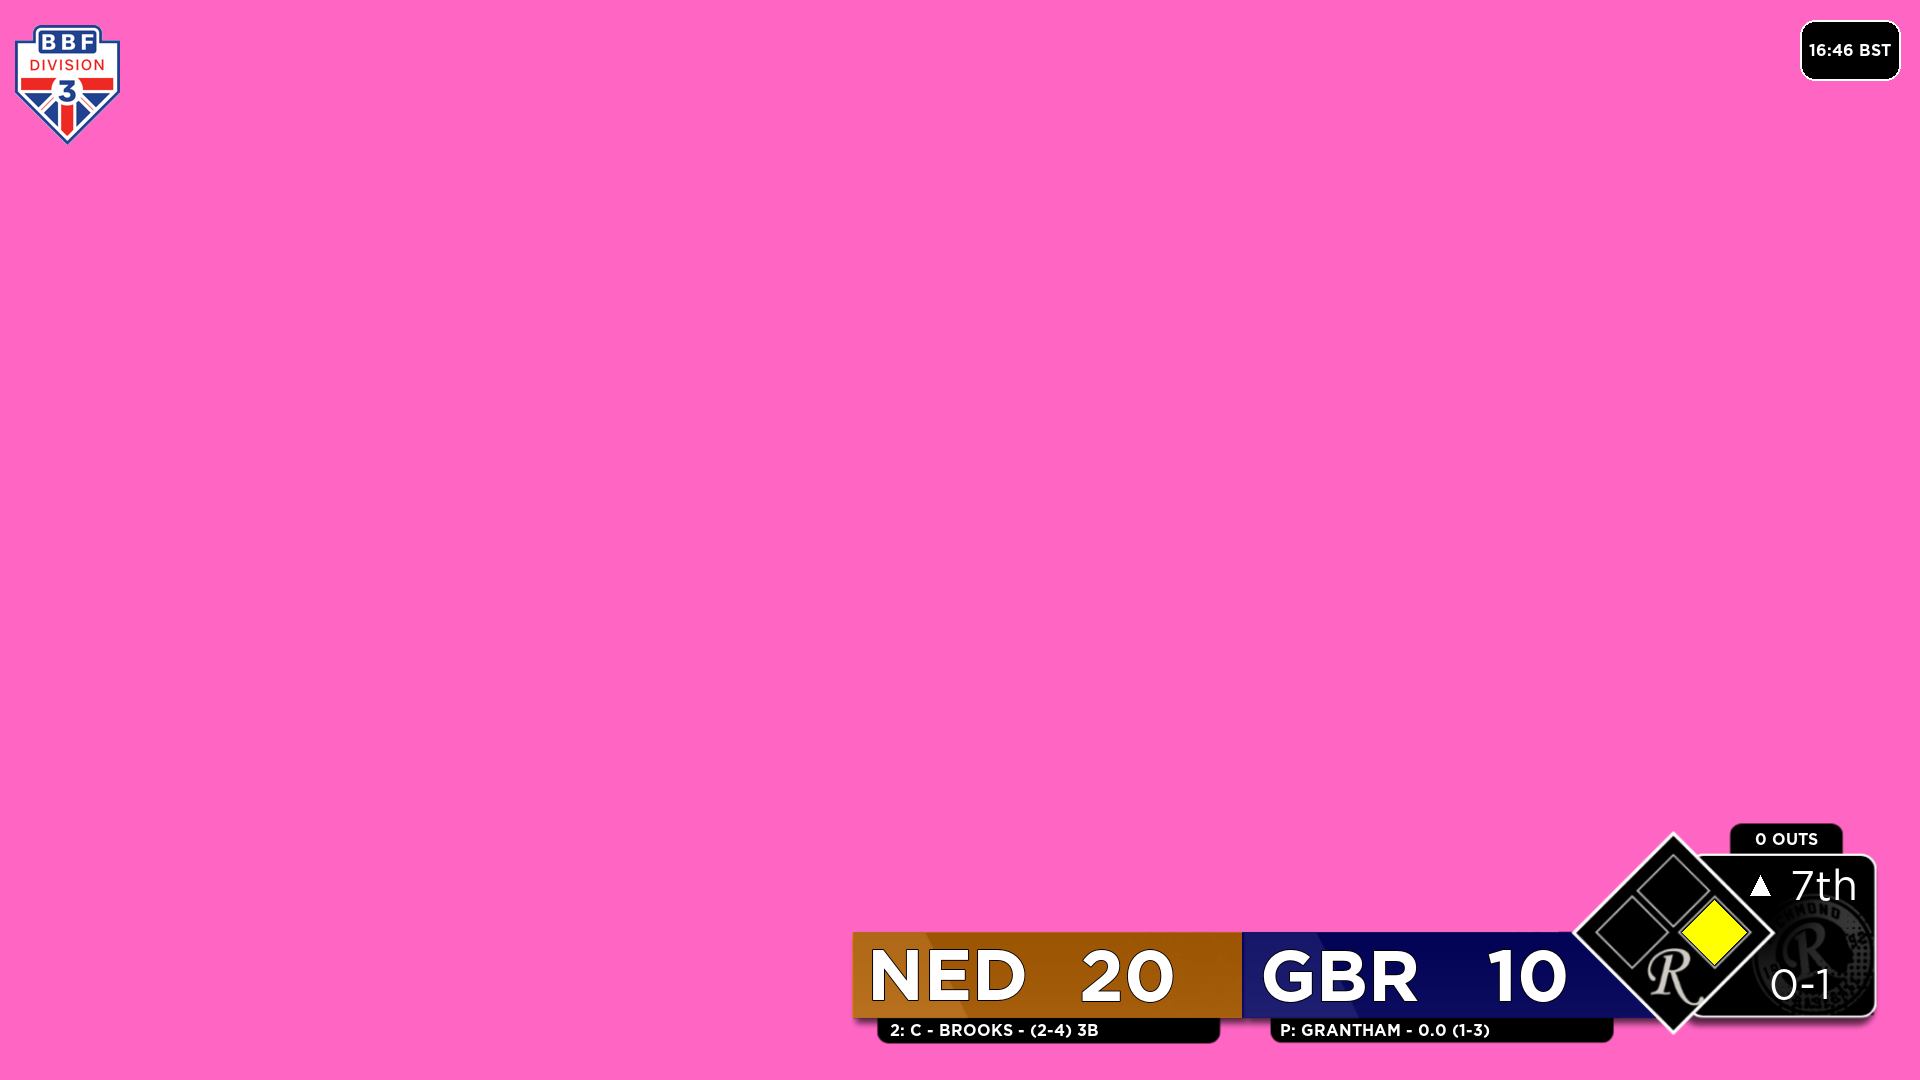

Here is the Python script that generated this plot:
import sys
import time
import requests
import json
from PIL import Image, ImageDraw, ImageFont, ImageChops
from datetime import datetime
from zoneinfo import ZoneInfo
from urllib.parse import urlparse
import os
import numpy as np

POLL_INTERVAL = 3
OUTPUT_FILE = "scorebug.png"
TEMPLATE_FILE = "template.png"
FB = "/dev/fb0"

WIDTH = 1920
HEIGHT = 1080
STATUS_TIMEOUT = 120

status_timer = 0

try:
    with open("/sys/class/graphics/fb0/virtual_size") as f:
        WIDTH, HEIGHT = map(int, f.read().split(","))
except:
    print("Couldn't Load Frame Buffer")

print(f"Framebuffer is {WIDTH}x{HEIGHT}")

INNINGS = [
    "PRE",
    "1st",
    "2nd",
    "3rd",
    "4th",
    "5th",
    "6th",
    "7th",
    "8th",
    "9th"
]


try:
    font_large = ImageFont.truetype("Gotham-Bold.otf", 72)
    font_medium = ImageFont.truetype("Gotham-Book.otf", 42)
    font_small = ImageFont.truetype("Gotham-Bold.otf", 16)
    lineup_medium = ImageFont.truetype("Gotham-Book.otf", 56)
    lineup_small = ImageFont.truetype("Gotham-Book.otf", 24)
except:
    font_large = ImageFont.load_default(72)
    font_medium = ImageFont.load_default(42)
    font_small = ImageFont.load_default(16)
    lineup_medium = ImageFont.load_default(56)
    lineup_small = ImageFont.load_default(24)

def get_latest_play(game_id):
    url = f"https://game.wbsc.org/gamedata/{game_id}/latest.json"

    response = requests.get(url, timeout=10)
    response.raise_for_status()

    return int(response.text.strip())


def get_play(game_id, play_number):
    url = f"https://game.wbsc.org/gamedata/{game_id}/play{play_number}.json"
    print(url)
    response = requests.get(url, timeout=10)
    response.raise_for_status()

    return response.json()

def batting_avg(ab, h):
    ab = int(ab)
    h = int(h)

    if ab == 0:
        return ".000"

    return f"{h / ab:.3f}".lstrip("0")
def occupied(value):
    return value not in (0, "0", None, "")

def get_inning(inning):
    try:
        return INNINGS[int(inning)]
    except:
        return inning

def image_logic(url):

    if url == "":
        return None

    basename = os.path.basename(urlparse(url).path)

    if basename == "default-player.jpg":
        return None

    image_path = os.path.join("images", basename)

    # Check if already cached
    if os.path.exists(image_path):
        return image_path

    # Ensure images directory exists
    os.makedirs("images", exist_ok=True)

    # Download and save
    response = requests.get(url, timeout=10)
    response.raise_for_status()

    with open(image_path, "wb") as f:
        f.write(response.content)

    return image_path

# def surname(name):
#     parts = name.split()

#     surname_parts = []

#     for part in parts:
#         if part.isupper():
#             surname_parts.append(part)
#         else:
#             break

#     surname = " ".join(surname_parts)
#     print(surname)
#     return surname

def draw_up_arrow(draw, x, y, size=10, fill="white"):
    points = [
        (x, y - size),      # top
        (x + size, y + size),
        (x - size, y + size)
    ]

    draw.polygon(points, fill=fill)

def draw_down_arrow(draw, x, y, size=10, fill="white"):
    points = [
        (x - size, y - size),
        (x + size, y - size),
        (x, y + size)
    ]

    draw.polygon(points, fill=fill)
def get_lineups(payload):
    lineups = {
        "away": [],
        "home": []
    }

    seen = set()

    for key, player in reversed(payload["boxscore"].items()):
        # Skip pitcher stat rows

        # WBSC keys: 1010 = away batting 1st, 1090 = away batting 9th
        #            2010 = home batting 1st, 2090 = home batting 9th
        if len(key) < 3:
            continue

        team_side = key[0]
        batting_order = int(key[2])

        if batting_order < 1 or batting_order > 9:
            continue

        if (team_side, batting_order) in seen:
            continue

        row = {
            "order": batting_order,
            "name": player.get("name", ""),
            "lastname": player.get("lastname", ""),
            "firstname": player.get("firstname", ""),
            "pos": player.get("POS", ""),
            "avg": player.get("AVG", ""),
            "season": player.get("SEASON", {}),
            "image": player.get("image", ""),
        }

        seen.add((team_side, batting_order))

        row['image'] = "" #image_logic(row['image'])

        if team_side == "1":
            lineups["away"].append(row)
        elif team_side == "2":
            lineups["home"].append(row)

    lineups["away"].sort(key=lambda p: p["order"])
    lineups["home"].sort(key=lambda p: p["order"])

    return lineups

def get_pitchers(payload):
    pitchers = {
        "away": None,
        "home": None
    }

    for key, player in payload["boxscore"].items():
        if "PITCHES" not in player:
            continue

        if key.startswith("1"):
            pitchers["away"] = player

        elif key.startswith("2"):
            pitchers["home"] = player

    return pitchers

def render_lineup_sheet(payload, font_title, font_row, home_colour, away_colour):

    img = Image.new("RGBA", (1920, 1080), (255, 0, 255, 255))

    draw = ImageDraw.Draw(img)

    lineups = get_lineups(payload)

    pitchers = get_pitchers(payload)

    lineups['away'].append(None)
    lineups['home'].append(None)

    lineups['away'].append(pitchers['away'])
    lineups['home'].append(pitchers['home'])

    away_name = payload.get("eventaway", "AWAY")
    home_name = payload.get("eventhome", "HOME")

    # Main panel
    draw.rounded_rectangle(
        (270, 180, 1650, 950),
        radius=25,
        fill="#111",
        outline="#FFF",
        width=2
    )

    draw.rectangle((272,200,960,260), fill="#" + away_colour)
    draw.rectangle((960,200,1648,260), fill="#" + home_colour)
    # Titles
    draw.text((605, 230), away_name, fill="white", font=font_title, anchor="mm", stroke_fill="#000", stroke_width=1)
    draw.text((1340, 230), home_name, fill="white", font=font_title, anchor="mm", stroke_fill="#000", stroke_width=1)

    # Column headers
    draw.text((290, 285), "#", fill="#CCCCCC", font=font_row, anchor="lm")
    draw.text((340, 285), "POS", fill="#CCCCCC", font=font_row, anchor="lm")
    draw.text((420, 285), "PLAYER", fill="#CCCCCC", font=font_row, anchor="lm")

    draw.text((980, 285), "#", fill="#CCCCCC", font=font_row, anchor="lm")
    draw.text((1030, 285), "POS", fill="#CCCCCC", font=font_row, anchor="lm")
    draw.text((1100, 285), "PLAYER", fill="#CCCCCC", font=font_row, anchor="lm")

    start_y = 330
    row_gap = 55

    for i, player in enumerate(lineups["away"]):
        if player == None:
            continue
        y = start_y + i * row_gap
        draw.rounded_rectangle((280,y-20,950,y+20), fill="#" + away_colour + "CC",
        outline="#" + away_colour,
        width=1,
        radius=5)
        if 'PITCHES' in player:
            draw.text((290, y), "Pitcher:", fill="white", font=font_row, anchor="lm", stroke_fill="#000", stroke_width=1)
            draw.text(
                (420, y),
                f"{player["name"]} (ER: {player['SEASON']['PITCHER']} BB: {player['SEASON']['PITCHBB']} K: {player['SEASON']['PITCHSO']})",
                fill="white",
                font=font_row,
                anchor="lm", stroke_fill="#000", stroke_width=1)

        else:
            draw.text((290, y), str(player["order"]), fill="white", font=font_row, anchor="lm", stroke_fill="#000", stroke_width=1)
            draw.text((340, y), player["pos"], fill="white", font=font_row, anchor="lm", stroke_fill="#000", stroke_width=1)
            draw.text(
                (420, y),
                f"{player["name"]} ({batting_avg(player['season']['AB'],player['season']['H'])} PA: {player['season']['PA']})",
                fill="white",
                font=font_row,
                anchor="lm", stroke_fill="#000", stroke_width=1
            )

    for i, player in enumerate(lineups["home"]):
        if player == None:
            continue
        y = start_y + i * row_gap
        draw.rounded_rectangle((970,y-20,1640,y+20), fill="#" + home_colour + "CC",
        outline="#" + home_colour,
        width=1,
        radius=5)
        if 'PITCHES' in player:
            draw.text((980, y), "Pitcher:", fill="white", font=font_row, anchor="lm", stroke_fill="#000", stroke_width=1)
            draw.text(
                (1110, y),
                f"{player["name"]} (ER: {player['SEASON']['PITCHER']} BB: {player['SEASON']['PITCHBB']} K: {player['SEASON']['PITCHSO']})",
                fill="white",
                font=font_row,
                anchor="lm", stroke_fill="#000", stroke_width=1)

        else:
            draw.text((980, y), str(player["order"]), fill="white", font=font_row, anchor="lm", stroke_fill="#000", stroke_width=1)
            draw.text((1030, y), player["pos"], fill="white", font=font_row, anchor="lm", stroke_fill="#000", stroke_width=1)
            draw.text(
                (1100, y),
                f"{player["name"]} ({batting_avg(player['season']['AB'],player['season']['H'])} PA: {player['season']['PA']})",
                fill="white",
                font=font_row,
                anchor="lm", stroke_fill="#000", stroke_width=1)

    img.save(OUTPUT_FILE)

def render_scorebug(payload, home_colour="000000", away_colour="FFFFFF"):
    global status_timer

    def draw_base(cx, cy, occupied=False):
        size = 32

        points = [(cx, cy - size), (cx + size, cy), (cx, cy + size), (cx - size, cy)]

        draw.polygon(
            points, fill="yellow" if occupied else "black"
        )

    situation = payload["situation"]
    linescore = payload["linescore"]

    away = linescore["awaytotals"]
    away['colour'] = away_colour
    home = linescore["hometotals"]
    home['colour'] = home_colour

    away["name"] = payload["eventaway"]
    home["name"] = payload["eventhome"]

    inning = situation["inning"]

    inning_number, half = inning.split(".")

    inning_number = get_inning(inning_number)

    batter = {}
    pitcher = {}

    def batter_line(batter):
        line = []

        for type in ["2B","3B","HR","K","BB","SF","SB"]:
            if type == "2B":
                n = batter['DOUBLE']
            elif type == "3B":
                n = batter['TRIPLE']
            elif type == "HR":
                n = batter['HR']
            # elif type == "RBI":
            #    n = batter['RBI']
            elif type == "K":
                n = batter['SO']
            elif type == "BB":
                n = batter['BB']
            elif type == "HBP":
                n = batter['HBP']
            elif type == "SF":
                n = batter['SF']   
            elif type == "SB":
                n = batter['SB']      

            if n < 1:
                continue
            elif n > 1:
                line.append(f"{n} {type}")
            else:
                line.append(type)

        return ", ".join(line)

    for player_num in payload['boxscore']:
        player = payload['boxscore'][player_num]
        if player['playerid'] == situation['batterid'] and 'PITCHES' not in player:
            batter = player
            batter["order"] = str(int(player_num[1:3]))

            batter["line"] = batter_line(batter)
            continue
        if player["playerid"] == situation["pitcherid"] and "PITCHES" in player:
            pitcher = player
            continue

    pitcher["BALLS"] = pitcher["PITCHES"] - pitcher["STRIKES"]

    # Transparent image
    # img = Image.new("RGBA", (WIDTH, HEIGHT), (0, 0, 0, 0))
    template = Image.open(TEMPLATE_FILE).convert("RGBA")

    overlay = Image.new("RGBA", template.size, (0, 0, 0, 0))
    draw = ImageDraw.Draw(overlay)

    # AWAY COLOUR
    draw.rectangle((852, 932, 1242, 1017), fill="#" + away["colour"] + "99")

    # HOME COLOUR
    draw.polygon(
        [(1242, 932), (1570, 932), (1655, 1017), (1242, 1017)],
        # draw.rectangle(
        #    (1242, 932, 1442,1015),
        fill="#" + home["colour"] + "99",
    )

    # Score
    draw.text(
        (867, 950),
        f"{away['name']}",
        fill="white",
        font=font_large,
        anchor="lt",
        align="left",
        stroke_fill="black",
        stroke_width=1,
    )
    draw.text(
        (1177, 950),
        f"{away['R']}",
        fill="white",
        font=font_large,
        anchor="rt",
        align="right",
        stroke_fill="black",
        stroke_width=1,
    )
    draw.text(
        (1260, 950),
        f"{home['name']}",
        fill="white",
        font=font_large,
        anchor="lt",
        align="left",
        stroke_fill="black",
        stroke_width=1,
    )
    draw.text(
        (1570, 950),
        f"{home['R']}",
        fill="white",
        font=font_large,
        anchor="rt",
        align="right",
        stroke_fill="black",
        stroke_width=1,
    )

    # {away['R']} - {home['R']} {home['name']}

    # Inning
    # draw.text((50, 130), situation["currentinning"], fill="white", font=font_small)
    if situation["currentinning"] == "FINAL":
        draw.text(
            (1787, 845),
            "FINAL",
            fill="white",
            font=font_small,
            align="center",
            anchor="mb",
        )
    else:

        if (
            status_timer < STATUS_TIMEOUT
            and len(payload["platecount"]) > 0
            and payload["platecount"][0]["type"] == 0
        ):  # Basically if there isn't an AB going on
            status = payload["platecount"][0]["label"].split("<br>")
            away["player"] = status[0]
            home["player"] = status[1] if len(status) > 1 else ""
        elif half == "0":
            away["player"] = (
                f"{batter['order']}: {batter['POS'].split("/")[-1]} - {batter['lastname']} - ({batter['H']}-{batter['AB']}) {batter['line']}"
            )
            home["player"] = (
                f"P: {pitcher['lastname']} - {pitcher['PITCHIP']} ({pitcher['BALLS']}-{pitcher['STRIKES']})"
            )
            draw_up_arrow(draw, 1760, 885)
        else:
            home["player"] = (
                f"{batter['order']}: {batter['POS'].split("/")[-1]} - {batter['lastname']} - ({batter['H']}-{batter['AB']}) {batter['line']}"
            )
            away["player"] = f"P: {pitcher['lastname']} - {pitcher['PITCHIP']} ({pitcher['BALLS']}-{pitcher['STRIKES']})"
            draw_down_arrow(draw, 1760, 887)

        draw.text(
            (1790, 885),
            f"{inning_number}",
            fill="white",
            font=font_medium,
            align="center",
            anchor="lm",
        )

        # Outs
        draw.text(
            (1787, 845),
            f"{situation['outs']} OUTS",
            fill="white",
            font=font_small,
            anchor="mb",
            align="center",
        )

        # Count
        draw.text(
            (1800, 1000),
            f"{situation['balls']}-{situation['strikes']}",
            fill="white",
            font=font_medium,
            anchor="mb",
            align="center",
        )

        # Away Player
        draw.text(
            (890, 1030),
            f"{away['player']}",
            fill="white",
            font=font_small,
            anchor="lm",
            align="left",
        )

        # Home Player
        draw.text(
            (1280, 1030),
            f"{home['player']}",
            fill="white",
            font=font_small,
            anchor="lm",
            align="left",
        )

        # Bases
        first = occupied(situation["runner1"])
        second = occupied(situation["runner2"])
        third = occupied(situation["runner3"])

        # Second base
        draw_base(1673, 890, second)

        # Third base
        draw_base(1632, 931, third)

        # First base
        draw_base(1714, 932, first)
    status_timer = 0    
    img = Image.alpha_composite(template, overlay)

    img.save(OUTPUT_FILE)


last_game_mtime = 0

def load_game_if_changed():
    global last_game_mtime

    mtime = os.path.getmtime("game.json")
    if mtime != last_game_mtime:
        with open("game.json") as f:
            game = json.load(f)
        last_game_mtime = mtime
        return game

    return None

def get_team_colour(team, default):
    if not isinstance(team, dict):
        return default

    colour = team.get("colour", default)

    if not colour:
        return default

    return colour.replace("#", "")

def frame_buffer(img):
    img = img.convert("RGBA").resize((WIDTH, HEIGHT))

    with open(FB, "wb") as fb:
        fb.write(img.tobytes("raw", "BGRA"))

def main():
    global status_timer

    try:
        frame_buffer(Image.new("RGB", (1920, 1080), ("#FF66C4")))
    except:
        print("Cannot write to Buffer")

    last_play = 0

    while True:
        now = datetime.now(ZoneInfo("Europe/London"))
        clock = now.strftime("%H:%M %Z")

        new_game = load_game_if_changed()

        if new_game != None:
            game = new_game
            last_play = 0

        game_id = game["id"]
        competition_img = game["competition"]

        home = game["home"]
        away = game["away"]

        play_lock = game.get("play_lock", 0)

        try:
            latest_play = get_latest_play(game_id) if play_lock < 1 else play_lock

            if int(latest_play) > int(last_play) or status_timer >= STATUS_TIMEOUT:
                payload = get_play(game_id, latest_play)

                hc = get_team_colour(home, "FFFFFF")
                ac = get_team_colour(away, "000000")

                if int(latest_play) == 1:
                    render_lineup_sheet(payload, lineup_medium, lineup_small, hc, ac)
                else:
                    render_scorebug(payload, hc, ac)

                print(f"Updated graphic for play {latest_play}")

                last_play = latest_play

            finished_img = Image.open(OUTPUT_FILE)
            try:
                league_logo = Image.open(f"images/{competition_img}.png").convert(
                    "RGBA"
                )

                league_logo.thumbnail((120, 120))
                # alpha = league_logo.getchannel("A")
                # alpha = alpha.point(lambda p: int(p * 0.8))
                # league_logo.putalpha(alpha)

                # logo_layer = Image.new("RGBA", finished_img.size, (0, 0, 0, 0))
                finished_img.paste(league_logo, (15, 25), league_logo)
            except:
                print(f"Could'nt work with {competition_img}")

            clock_draw = ImageDraw.Draw(finished_img)

            # AWAY COLOUR
            clock_draw.rounded_rectangle(
                (1800, 20, 1900, 80), fill="#000000", radius=15, outline="#FFF", width=2
            )
            clock_draw.text(
                (1850, 50),
                clock,
                fill="#FFF",
                anchor="mm",
                font=font_small,
                align="center",
            )

            # finished_img = Image.alpha_composite(finished_img, logo_layer)
            # finished_img.save(OUTPUT_FILE)

            # surface = pygame.image.fromstring(finished_img.tobytes(),finished_img.size,finished_img.mode)

            # screen.blit(surface,(0,0))
            # pygame.display.flip()
            try:
                frame_buffer(finished_img)
            except:
                finished_img.save(OUTPUT_FILE)

        except Exception as e:
            print("Error:", e)

        time.sleep(POLL_INTERVAL)
        status_timer = status_timer + POLL_INTERVAL


if __name__ == "__main__":
    main()
